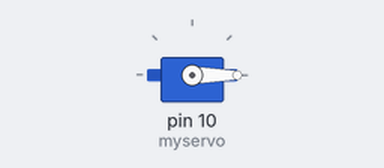
Bench run of a sketch on a simulated Arduino Uno, built with avr-gcc and run on an emulated ATmega328P. Shown: servo.

Above: at 0.05 s.
At 0.65 s:
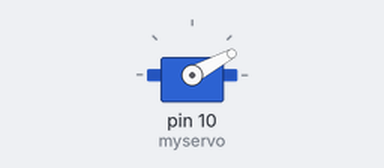
At 1.25 s:
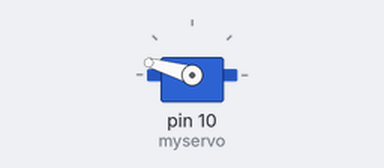
At 3.3 s:
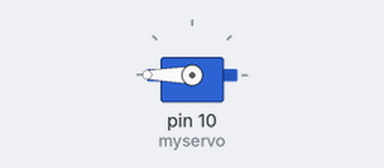
Timing chart, 0 to 7.6 s (numbered marks = the images above):
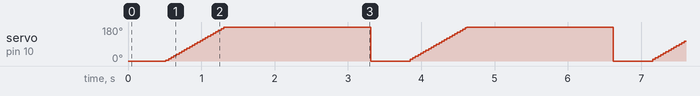

The sketch:

sketch6_for_ServoMotor_Rev4_UNO.ino
```cpp
#include "Arduino.h"
#include "avr/io.h"
#include "Servo.h"
//==================================================================
//  探索ロボットの製作【使用ユニット】センサユニットB/C
//  サーボモータが0～180度範囲内を繰り返し連続動作する
//  Arduino UNO/MEGA共用（AVRマイコン）プログラム
//  2025.3.27  Rev.4  H.Sasaki
//  Servo.hライブラリ使用のため，D9,D10のPWM使用不可
//  ★サーボモータが回転しない場合は電源容量を上げること
//==================================================================
Servo myservo;  //Servoオブジェクトの宣言
                  /*サーボモータを複数使用する場合は，myservo1, myservo2 のように
　　　　　　　　　　並べて表現できる*/

void setup() {

  myservo.attach(10,800,2200);
  /* 【使用例】myservo.attach(pin, MinPulse, MaxPulse)
   *  pin: servo変数を１０番ピンに割り当てる（9番，10番の利用を推奨）
   *  MinPulse: 0度（サーボ角度0度位置）におけるパルス時間(uS) 初期値は544mS
   *  MaxPulse: 180度（サーボ角度180度位置）におけるパルス時間(uS) 初期値は2400mS
   *  【注意】SG90サーボモータの場合，1～2mS(PWM）at 0～180deg のため
   *  　　　　"attach(10,1000,2000)"であるが，若干のマージンを持たせた方が良い
   */

}

void loop(){
  /*0度から180度の範囲を回転するためには2つの方法がある
   * PWMパルス幅の時間指定でステップ制御する方法は，より滑らかな動作となるが，実際に評価し選択すること
   */
//　(1)角度指定で制御する方法（181段階可変）
      myservo.write(0); //初期角度指定（正面90度，一番右180度）
      delay(500);  //初期角度指定及びこのdelayはなくても動作するが、初期角度まで戻り切れないことがある

      for(int i=0; i<=180; i++){
        myservo.write(i);
        delayMicroseconds(4400); //値が小さい場合は高速だが，駆動音が大きく滑らかさが減少する
        //【参考】SG90の動作速度スペックは，100mS/60deg
      }
      delay(2000);

 //(2)パルス時間指定で制御する方法((1)とは回転方向が逆になる)
/*      myservo.write(180);
      delay(500);
      for(int i=2200; i>=800; i--){

        myservo.writeMicroseconds(i);
        delay(1);
      }
      delay(2000);*/
}
```

Measured:
- by itself, servo on pin 10 (myservo): ramps from 0° to 180° and jumps back, once every 3.3 s
